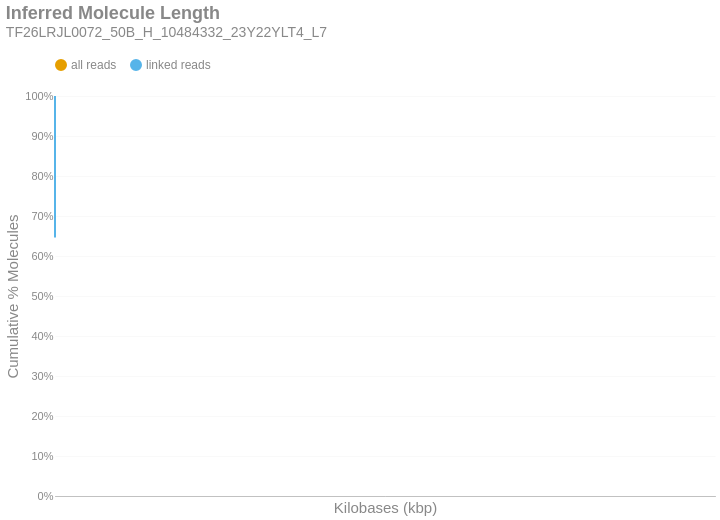

Source (notebook cell):
### Markdown cell above
### Inferred Molecule Length
This is the cumulative frequency distribution of molecule lengths inferred from the first and last alignment positions along a contig for all alignments associated with a single linked-read barcode on a given contig.There are two distributions: one with `all` the alignments (yellow) and another with only `linked reads` (blue). The percent of molecules in the `linked reads` distribution is relative to the total number of linked molecules.

### Code cell
if SKIPLR:
    print_html(f"Skipped")
else:
    binned_df = consolidated_hist(valids['length_inferred']/1000, mask, 10, True)
    binned_df = binned_df.with_columns(
        pl.when(pl.col('bin').cast(pl.Utf8) == '0').then(pl.lit('1')).otherwise(pl.col('bin').cast(pl.Utf8)).alias('bin')
    )
    with SafeRender(binned_df):
        (
            density_plot(binned_df, 'Inferred Molecule Length', samplename, 'inferredlen')
            .transform_calculate(bin_kb='datum.bin / 1000')
            .encode(
                x=alt.X('bin_kb:Q', title="Kilobases (kbp)").scale(type='log', padding=0).axis(labelAngle=-40),
                y=alt.Y('value:Q', title='Cumulative % Molecules')
                    .axis(format='%')
                    .stack(False)
                    .scale(domainMin=0, domainMax=1,padding=0),
                color=alt.Color("key:N").scale(domain = ["all reads", "linked reads"]),
                tooltip = [
                    alt.Tooltip("key:N", title = "Data Type"),
                    alt.Tooltip("range_label:N", title="Kilobases"),
                    alt.Tooltip("value:Q", format = ".2%", title="% Molecules (Cum.)")
                ]
            )
        ).display()

### Figure 1 — Vega-Lite specification as saved in the notebook (floating-point values rounded to 4 significant figures)
{"width": "container", "height": 400, "config": {"title": {"anchor": "start", "dy": -15, "fontSize": 18, "color": "#888888", "subtitleColor": "#888888", "subtitleFontSize": 14}, "arc": {"fill": "#0072B2"}, "axis": {"domainColor": "#888888", "domainWidth": 0.5, "gridWidth": 0.2, "grid": false, "titleFontWeight": 400, "titleFontSize": 15, "labelFontSize": 11, "labelColor": "#888888", "tickColor": "#888888", "tickWidth": 0.2, "titleColor": "#888888"}, "axisBand": {"grid": false}, "axisX": {"grid": true, "tickSize": 10, "domainCap": "round"}, "axisY": {"domain": false, "grid": true, "tickSize": 0, "domainCap": "round"}, "background": "transparent", "header": {"labelFontSize": 15, "labelColor": "#888888", "titleFontSize": 15, "titleFontWeight": 600, "titleColor": "#888888"}, "legend": {"labelFont": "sans-serif", "labelFontSize": 12, "labelColor": "#888888", "symbolSize": 100, "symbolType": "circle", "titleFontSize": 12, "titlePadding": 10, "titleColor": "#888888", "title": null, "orient": "top"}, "range": {"category": ["#E69F00", "#56B4E9", "#009E73", "#F0E442", "#0072B2", "#D55E00", "#CC79A7", "#000000"], "diverging": ["#cfe8f3", "#a2d4ec", "#73bfe2", "#46abdb", "#1696d2", "#12719e"]}, "area": {"fill": "#0072B2", "fillOpacity": 0.7, "line": true, "strokeOpacity": 0.7}, "line": {"color": "#0072B2", "stroke": "#0072B2", "strokeWidth": 2}, "trail": {"color": "#0072B2", "stroke": "#0072B2", "strokeWidth": 0, "size": 1}, "point": {"filled": true, "fillOpacity": 1.0, "size": 95}, "text": {"color": "#888888", "fontSize": 11, "align": "right", "fontWeight": 400, "size": 11}, "bar": {"fill": "#0072B2", "stroke": null}, "view": {"stroke": null, "continuousWidth": 660, "continuousHeight": 400}}, "data": {"name": "data-34b10f9ed63392dd126f4248b5d80998"}, "mark": {"type": "line", "interpolate": "monotone", "point": {"opacity": 0, "size": 275}}, "encoding": {"color": {"field": "key", "scale": {"domain": ["all reads", "linked reads"]}, "type": "nominal"}, "tooltip": [{"field": "key", "title": "Data Type", "type": "nominal"}, {"field": "range_label", "title": "Kilobases", "type": "nominal"}, {"field": "value", "format": ".2%", "title": "% Molecules (Cum.)", "type": "quantitative"}], "x": {"axis": {"labelAngle": -40}, "field": "bin_kb", "scale": {"type": "log", "padding": 0}, "title": "Kilobases (kbp)", "type": "quantitative"}, "y": {"axis": {"format": "%"}, "field": "value", "scale": {"domainMin": 0, "domainMax": 1, "padding": 0}, "stack": false, "title": "Cumulative % Molecules", "type": "quantitative"}}, "params": [{"name": "param_c36ac31b6afebe62", "select": {"type": "point", "fields": ["key"]}, "bind": "legend"}], "title": {"text": "Inferred Molecule Length", "subtitle": "TF26LRJL0072_50B_H_10484332_23Y22YLT4_L7"}, "transform": [{"fold": ["all reads (cumsum)", "linked reads (cumsum)"]}, {"calculate": "replace(datum.key, ' (cumsum)', '')", "as": "key"}, {"filter": {"param": "param_c36ac31b6afebe62"}}, {"calculate": "datum.bin / 1000", "as": "bin_kb"}], "usermeta": {"embedOptions": {"downloadFileName": "TF26LRJL0072_50B_H_10484332_23Y22YLT4_L7.inferredlen"}}, "$schema": "https://vega.github.io/schema/vega-lite/v6.4.1.json", "datasets": {"data-34b10f9ed63392dd126f4248b5d80998": [{"bin": "0.0", "interval": "0.0-10.0", "all reads": 0.8829, "linked reads": 0.6461, "all reads (cumsum)": 0.8829, "linked reads (cumsum)": 0.6461, "range_label": "0-9"}, {"bin": "10.0", "interval": "10.0-20.0", "all reads": 0.06894, "linked reads": 0.2077, "all reads (cumsum)": 0.9519, "linked reads (cumsum)": 0.8539, "range_label": "10-19"}, {"bin": "20.0", "interval": "20.0-30.0", "all reads": 0.02832, "linked reads": 0.08589, "all reads (cumsum)": 0.9802, "linked reads (cumsum)": 0.9398, "range_label": "20-29"}, {"bin": "30.0", "interval": "30.0-40.0", "all reads": 0.01183, "linked reads": 0.03589, "all reads (cumsum)": 0.992, "linked reads (cumsum)": 0.9757, "range_label": "30-39"}, {"bin": "40.0", "interval": "40.0-50.0", "all reads": 0.005375, "linked reads": 0.01624, "all reads (cumsum)": 0.9974, "linked reads (cumsum)": 0.9919, "range_label": "40-49"}, {"bin": "50.0", "interval": "50.0-60.0", "all reads": 0.001731, "linked reads": 0.005386, "all reads (cumsum)": 0.9991, "linked reads (cumsum)": 0.9973, "range_label": "50-59"}, {"bin": "60.0", "interval": "60.0-70.0", "all reads": 0.0005582, "linked reads": 0.001743, "all reads (cumsum)": 0.9997, "linked reads (cumsum)": 0.999, "range_label": "60-69"}, {"bin": "70.0", "interval": "70.0-80.0", "all reads": 0.0002038, "linked reads": 0.0006373, "all reads (cumsum)": 0.9999, "linked reads (cumsum)": 0.9997, "range_label": "70-79"}, {"bin": "80.0", "interval": "80.0-90.0", "all reads": 7.147e-05, "linked reads": 0.0002233, "all reads (cumsum)": 1.0, "linked reads (cumsum)": 0.9999, "range_label": "80-89"}, {"bin": "90.0", "interval": "90.0-100.0", "all reads": 2.421e-05, "linked reads": 7.593e-05, "all reads (cumsum)": 1.0, "linked reads (cumsum)": 1.0, "range_label": "90-99"}, {"bin": "100.0", "interval": "100.0-110.0", "all reads": 7.263e-06, "linked reads": 2.278e-05, "all reads (cumsum)": 1.0, "linked reads (cumsum)": 1.0, "range_label": "100-109"}, {"bin": "110.0", "interval": "110.0-120.0", "all reads": 2.959e-06, "linked reads": 9.28e-06, "all reads (cumsum)": 1.0, "linked reads (cumsum)": 1.0, "range_label": "110-119"}, {"bin": "120.0", "interval": "120.0-130.0", "all reads": 1.255e-06, "linked reads": 3.937e-06, "all reads (cumsum)": 1.0, "linked reads (cumsum)": 1.0, "range_label": "120-129"}, {"bin": "130.0", "interval": "130.0-140.0", "all reads": 3.587e-07, "linked reads": 1.125e-06, "all reads (cumsum)": 1.0, "linked reads (cumsum)": 1.0, "range_label": "130-139"}, {"bin": "140.0", "interval": "140.0-150.0", "all reads": 0.0, "linked reads": 0.0, "all reads (cumsum)": 1.0, "linked reads (cumsum)": 1.0, "range_label": "140-149"}, {"bin": "150.0", "interval": "150.0-160.0", "all reads": 8.967e-08, "linked reads": 2.812e-07, "all reads (cumsum)": 1.0, "linked reads (cumsum)": 1.0, "range_label": "150-159"}, {"bin": "160.0", "interval": "160.0-170.0", "all reads": 8.967e-08, "linked reads": 2.812e-07, "all reads (cumsum)": 1.0, "linked reads (cumsum)": 1.0, "range_label": "160-169"}]}}
